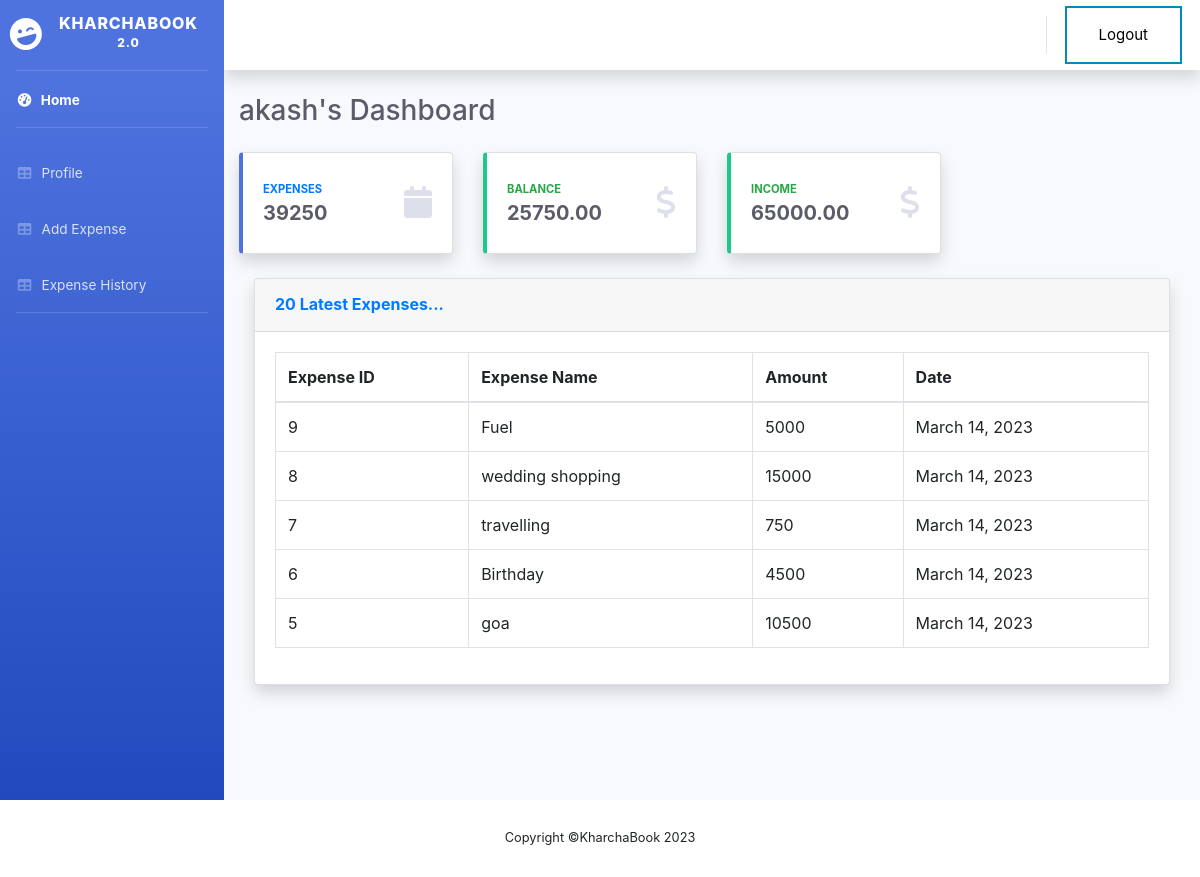
Before: /home/ (signed in) with the older database file.
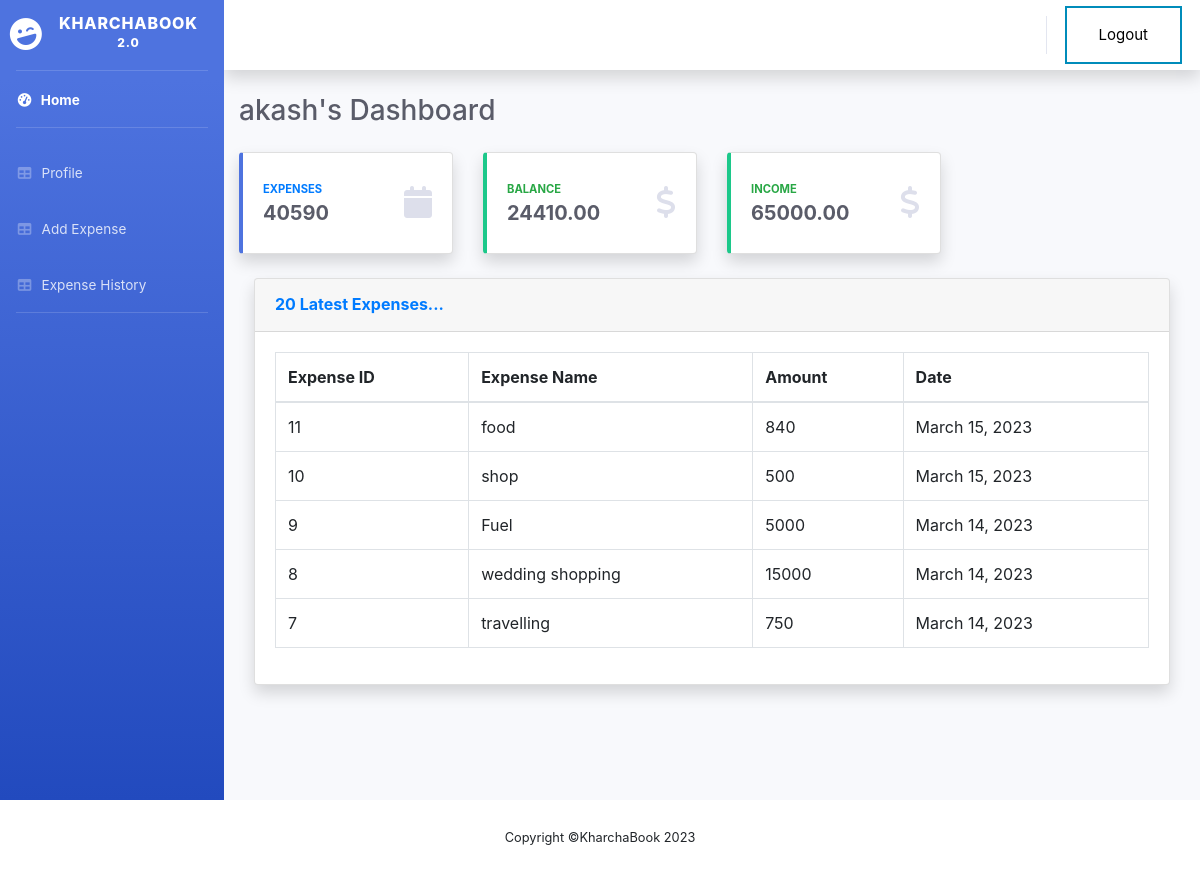
After: the same page with the newer database file.
### home/models.py (models this page shows, shortened)
class Expense(models.Model):
    user = models.ForeignKey(User, default=1, on_delete=models.CASCADE)
    profile = models.ForeignKey(Profile, on_delete=models.CASCADE, related_name='expenses')
    name = models.CharField(max_length=100)
    amount = models.CharField(max_length=10)
    date = models.DateField(default=now)

### home/views.py (the view)
# urls.py: 2. Add a URL to urlpatterns:  path('', views.home, name='home')
@login_required(login_url = 'login')
def home(request):
	expenses = Expense.objects.none()
	top_five_expense = Expense.objects.none()
	try:
		profile = request.user.profile
		expenses = Expense.objects.filter(profile=profile).order_by('-id')
		top_five_expense = expenses[:5]
		income = profile.income if profile.income is not None else 0
		amounts = [int(expense.amount) for expense in expenses]
		total_expense = sum(amounts)
		balance = income - total_expense
	except Profile.DoesNotExist:
		profile = "New User"
		income = 0
		total_expense = 0
		balance = 0
	context = {
		"income": income,
		"total_expense": total_expense,
		"balance":balance,
		"profile":profile,
		"expenses_count": expenses.count(),
		"top_five_expense":top_five_expense,
	}
	return render(request, 'home.html',context)

### home/models.py (called while the page is built)
    def __str__(self):
        return self.user.username

### templates/home.html (shortened to what the changed rows need)
{% extends 'base.html' %}
{% load static %}
{% block content %}
<body id="page-top">
    <div id="wrapper">
        <div id="content-wrapper" class="d-flex flex-column">
            <div id="content">
                <div class="container-fluid">
                    <div class="d-sm-flex align-items-center justify-content-between mb-4">
                        <b><h1 class="h3 mb-0 text-gray-800">{{profile}}'s Dashboard</h1></b>
                    </div>
                        <div class="row">
                            <div class="col-xl-3 col-md-6 mb-4">
                                <div class="card border-left-primary shadow h-100 py-2">
                                    <div class="card-body">
                                        <div class="row no-gutters align-items-center">
                                            <div class="col mr-2">
                                                <div class="text-xs font-weight-bold text-primary text-uppercase mb-1">
                                                    Expenses</div>
                                                <div class="h5 mb-0 font-weight-bold text-gray-800">{{total_expense}}</div>
                                            </div>
                                        </div>
                                    </div>
                                </div>
                            </div>
                            <div class="col-xl-3 col-md-6 mb-4">
                                <div class="card border-left-success shadow h-100 py-2">
                                    <div class="card-body">
                                        <div class="row no-gutters align-items-center">
                                            <div class="col mr-2">
                                                <div class="text-xs font-weight-bold text-success text-uppercase mb-1">
                                                    Balance</div>
                                                <div class="h5 mb-0 font-weight-bold text-gray-800">{{balance}}</div>
                                            </div>
                                        </div>
                                    </div>
                                </div>
                            </div>
                        </div>
                        <div class="container-fluid">
                            <div class="card shadow mb-4">
                                    <div class="card-body">
                                        <div class="table-responsive">
                                            <table class="table table-bordered" id="dataTable" width="100%" cellspacing="0">
                                                <thead>
                                                    <tr>
                                                        <th scope="col">Expense ID</th>
                                                        <th scope="col">Expense Name</th>
                                                        <th scope="col">Amount</th>
                                                        <th scope="col">Date</th>
                                                    </tr>
                                                </thead>
                                                <tfoot>
                                                    <tbody>
                                                        {% for expense in top_five_expense %}
                                                        <tr>
                                                            <td>{{expense.id}}</td>
                                                            <td>{{expense.name}}</td>
                                                            <td>{{expense.amount}}</td>
                                                            <td>{{expense.date}}</td>
                                                        </tr>
                                                        {% endfor %}
                                                    </tbody>
                                                </tfoot>
                                            </table>
                                        </div>
                                    </div>
                                </div>
                            </div>
                        </div>
                </div>
        </div>
    </div>
</body>
{% endblock %}

Changed rows visible on the page:
no longer on this page (row unchanged): Expense: id "6", name "Birthday", amount "4500", date "March 14, 2023"
no longer on this page (row unchanged): Expense: id "5", name "goa", amount "10500", date "March 14, 2023"
added Expense: id "11", name "food", amount "840", date "March 15, 2023"
added Expense: id "10", name "shop", amount "500", date "March 15, 2023"
Other visible differences:
{{ total_expense }}: "39250" → "40590"
{{ balance }}: "25750.00" → "24410.00"
